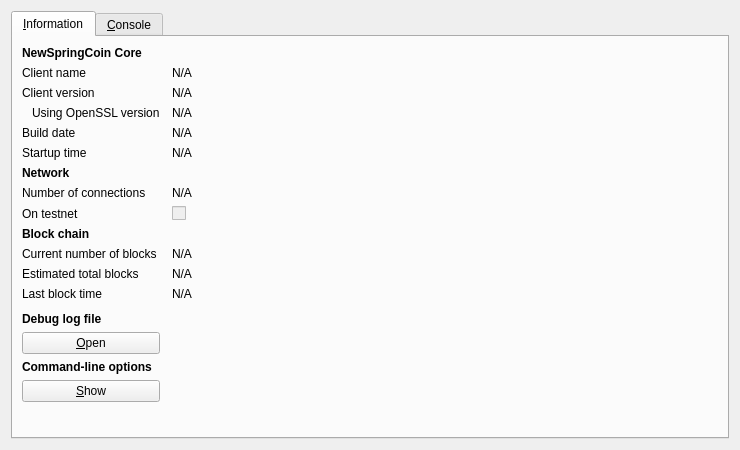
<?xml version="1.0" encoding="UTF-8"?>
<ui version="4.0">
 <class>RPCConsole</class>
 <widget class="QDialog" name="RPCConsole">
  <property name="geometry">
   <rect>
    <x>0</x>
    <y>0</y>
    <width>740</width>
    <height>450</height>
   </rect>
  </property>
  <property name="windowTitle">
   <string>NewSpringCoin - Debug window</string>
  </property>
  <layout class="QVBoxLayout" name="verticalLayout_2">
   <item>
    <widget class="QTabWidget" name="tabWidget">
     <property name="currentIndex">
      <number>0</number>
     </property>
     <widget class="QWidget" name="tab_info">
      <attribute name="title">
       <string>&amp;Information</string>
      </attribute>
      <layout class="QGridLayout" name="gridLayout" columnstretch="0,1">
       <property name="horizontalSpacing">
        <number>12</number>
       </property>
       <item row="0" column="0">
        <widget class="QLabel" name="label_9">
         <property name="font">
          <font>
           <weight>75</weight>
           <bold>true</bold>
          </font>
         </property>
         <property name="text">
          <string>NewSpringCoin Core</string>
         </property>
        </widget>
       </item>
       <item row="1" column="0">
        <widget class="QLabel" name="label_5">
         <property name="text">
          <string>Client name</string>
         </property>
        </widget>
       </item>
       <item row="1" column="1">
        <widget class="QLabel" name="clientName">
         <property name="cursor">
          <cursorShape>IBeamCursor</cursorShape>
         </property>
         <property name="text">
          <string>N/A</string>
         </property>
         <property name="textFormat">
          <enum>Qt::PlainText</enum>
         </property>
         <property name="textInteractionFlags">
          <set>Qt::LinksAccessibleByMouse|Qt::TextSelectableByKeyboard|Qt::TextSelectableByMouse</set>
         </property>
        </widget>
       </item>
       <item row="2" column="0">
        <widget class="QLabel" name="label_6">
         <property name="text">
          <string>Client version</string>
         </property>
        </widget>
       </item>
       <item row="2" column="1">
        <widget class="QLabel" name="clientVersion">
         <property name="cursor">
          <cursorShape>IBeamCursor</cursorShape>
         </property>
         <property name="text">
          <string>N/A</string>
         </property>
         <property name="textFormat">
          <enum>Qt::PlainText</enum>
         </property>
         <property name="textInteractionFlags">
          <set>Qt::LinksAccessibleByMouse|Qt::TextSelectableByKeyboard|Qt::TextSelectableByMouse</set>
         </property>
        </widget>
       </item>
       <item row="3" column="0">
        <widget class="QLabel" name="label_14">
         <property name="text">
          <string>Using OpenSSL version</string>
         </property>
         <property name="indent">
          <number>10</number>
         </property>
        </widget>
       </item>
       <item row="3" column="1">
        <widget class="QLabel" name="openSSLVersion">
         <property name="cursor">
          <cursorShape>IBeamCursor</cursorShape>
         </property>
         <property name="text">
          <string>N/A</string>
         </property>
         <property name="textFormat">
          <enum>Qt::PlainText</enum>
         </property>
         <property name="textInteractionFlags">
          <set>Qt::LinksAccessibleByMouse|Qt::TextSelectableByKeyboard|Qt::TextSelectableByMouse</set>
         </property>
        </widget>
       </item>
       <item row="4" column="0">
        <widget class="QLabel" name="label_12">
         <property name="text">
          <string>Build date</string>
         </property>
        </widget>
       </item>
       <item row="4" column="1">
        <widget class="QLabel" name="buildDate">
         <property name="cursor">
          <cursorShape>IBeamCursor</cursorShape>
         </property>
         <property name="text">
          <string>N/A</string>
         </property>
         <property name="textFormat">
          <enum>Qt::PlainText</enum>
         </property>
         <property name="textInteractionFlags">
          <set>Qt::LinksAccessibleByMouse|Qt::TextSelectableByKeyboard|Qt::TextSelectableByMouse</set>
         </property>
        </widget>
       </item>
       <item row="5" column="0">
        <widget class="QLabel" name="label_13">
         <property name="text">
          <string>Startup time</string>
         </property>
        </widget>
       </item>
       <item row="5" column="1">
        <widget class="QLabel" name="startupTime">
         <property name="cursor">
          <cursorShape>IBeamCursor</cursorShape>
         </property>
         <property name="text">
          <string>N/A</string>
         </property>
         <property name="textFormat">
          <enum>Qt::PlainText</enum>
         </property>
         <property name="textInteractionFlags">
          <set>Qt::LinksAccessibleByMouse|Qt::TextSelectableByKeyboard|Qt::TextSelectableByMouse</set>
         </property>
        </widget>
       </item>
       <item row="6" column="0">
        <widget class="QLabel" name="label_11">
         <property name="font">
          <font>
           <weight>75</weight>
           <bold>true</bold>
          </font>
         </property>
         <property name="text">
          <string>Network</string>
         </property>
        </widget>
       </item>
       <item row="7" column="0">
        <widget class="QLabel" name="label_7">
         <property name="text">
          <string>Number of connections</string>
         </property>
        </widget>
       </item>
       <item row="7" column="1">
        <widget class="QLabel" name="numberOfConnections">
         <property name="cursor">
          <cursorShape>IBeamCursor</cursorShape>
         </property>
         <property name="text">
          <string>N/A</string>
         </property>
         <property name="textFormat">
          <enum>Qt::PlainText</enum>
         </property>
         <property name="textInteractionFlags">
          <set>Qt::LinksAccessibleByMouse|Qt::TextSelectableByKeyboard|Qt::TextSelectableByMouse</set>
         </property>
        </widget>
       </item>
       <item row="8" column="0">
        <widget class="QLabel" name="label_8">
         <property name="text">
          <string>On testnet</string>
         </property>
        </widget>
       </item>
       <item row="8" column="1">
        <widget class="QCheckBox" name="isTestNet">
         <property name="enabled">
          <bool>false</bool>
         </property>
         <property name="text">
          <string/>
         </property>
        </widget>
       </item>
       <item row="9" column="0">
        <widget class="QLabel" name="label_10">
         <property name="font">
          <font>
           <weight>75</weight>
           <bold>true</bold>
          </font>
         </property>
         <property name="text">
          <string>Block chain</string>
         </property>
        </widget>
       </item>
       <item row="10" column="0">
        <widget class="QLabel" name="label_3">
         <property name="text">
          <string>Current number of blocks</string>
         </property>
        </widget>
       </item>
       <item row="10" column="1">
        <widget class="QLabel" name="numberOfBlocks">
         <property name="cursor">
          <cursorShape>IBeamCursor</cursorShape>
         </property>
         <property name="text">
          <string>N/A</string>
         </property>
         <property name="textFormat">
          <enum>Qt::PlainText</enum>
         </property>
         <property name="textInteractionFlags">
          <set>Qt::LinksAccessibleByMouse|Qt::TextSelectableByKeyboard|Qt::TextSelectableByMouse</set>
         </property>
        </widget>
       </item>
       <item row="11" column="0">
        <widget class="QLabel" name="label_4">
         <property name="text">
          <string>Estimated total blocks</string>
         </property>
        </widget>
       </item>
       <item row="11" column="1">
        <widget class="QLabel" name="totalBlocks">
         <property name="cursor">
          <cursorShape>IBeamCursor</cursorShape>
         </property>
         <property name="text">
          <string>N/A</string>
         </property>
         <property name="textFormat">
          <enum>Qt::PlainText</enum>
         </property>
         <property name="textInteractionFlags">
          <set>Qt::LinksAccessibleByMouse|Qt::TextSelectableByKeyboard|Qt::TextSelectableByMouse</set>
         </property>
        </widget>
       </item>
       <item row="12" column="0">
        <widget class="QLabel" name="label_2">
         <property name="text">
          <string>Last block time</string>
         </property>
        </widget>
       </item>
       <item row="12" column="1">
        <widget class="QLabel" name="lastBlockTime">
         <property name="cursor">
          <cursorShape>IBeamCursor</cursorShape>
         </property>
         <property name="text">
          <string>N/A</string>
         </property>
         <property name="textFormat">
          <enum>Qt::PlainText</enum>
         </property>
         <property name="textInteractionFlags">
          <set>Qt::LinksAccessibleByMouse|Qt::TextSelectableByKeyboard|Qt::TextSelectableByMouse</set>
         </property>
        </widget>
       </item>
       <item row="13" column="0">
        <spacer name="verticalSpacer_2">
         <property name="orientation">
          <enum>Qt::Vertical</enum>
         </property>
         <property name="sizeHint" stdset="0">
          <size>
           <width>20</width>
           <height>20</height>
          </size>
         </property>
        </spacer>
       </item>
       <item row="14" column="0">
        <widget class="QLabel" name="labelDebugLogfile">
         <property name="font">
          <font>
           <weight>75</weight>
           <bold>true</bold>
          </font>
         </property>
         <property name="text">
          <string>Debug log file</string>
         </property>
        </widget>
       </item>
       <item row="15" column="0">
        <widget class="QPushButton" name="openDebugLogfileButton">
         <property name="toolTip">
          <string>Open the NewSpringCoin debug log file from the current data directory. This can take a few seconds for large log files.</string>
         </property>
         <property name="text">
          <string>&amp;Open</string>
         </property>
         <property name="autoDefault">
          <bool>false</bool>
         </property>
        </widget>
       </item>
       <item row="16" column="0">
        <widget class="QLabel" name="labelCLOptions">
         <property name="font">
          <font>
           <weight>75</weight>
           <bold>true</bold>
          </font>
         </property>
         <property name="text">
          <string>Command-line options</string>
         </property>
        </widget>
       </item>
       <item row="17" column="0">
        <widget class="QPushButton" name="showCLOptionsButton">
         <property name="toolTip">
          <string>Show the NewSpringCoin-Qt help message to get a list with possible NewSpringCoin command-line options.</string>
         </property>
         <property name="text">
          <string>&amp;Show</string>
         </property>
         <property name="autoDefault">
          <bool>false</bool>
         </property>
        </widget>
       </item>
       <item row="18" column="0">
        <spacer name="verticalSpacer">
         <property name="orientation">
          <enum>Qt::Vertical</enum>
         </property>
         <property name="sizeHint" stdset="0">
          <size>
           <width>20</width>
           <height>40</height>
          </size>
         </property>
        </spacer>
       </item>
      </layout>
     </widget>
     <widget class="QWidget" name="tab_console">
      <attribute name="title">
       <string>&amp;Console</string>
      </attribute>
      <layout class="QVBoxLayout" name="verticalLayout_3">
       <property name="spacing">
        <number>3</number>
       </property>
       <item>
        <widget class="QTextEdit" name="messagesWidget">
         <property name="minimumSize">
          <size>
           <width>0</width>
           <height>100</height>
          </size>
         </property>
         <property name="readOnly">
          <bool>true</bool>
         </property>
         <property name="tabKeyNavigation" stdset="0">
          <bool>false</bool>
         </property>
         <property name="columnCount" stdset="0">
          <number>2</number>
         </property>
        </widget>
       </item>
       <item>
        <layout class="QHBoxLayout" name="horizontalLayout">
         <property name="spacing">
          <number>3</number>
         </property>
         <item>
          <widget class="QLabel" name="label">
           <property name="text">
            <string notr="true">&gt;</string>
           </property>
          </widget>
         </item>
         <item>
          <widget class="QLineEdit" name="lineEdit"/>
         </item>
         <item>
          <widget class="QPushButton" name="clearButton">
           <property name="maximumSize">
            <size>
             <width>24</width>
             <height>24</height>
            </size>
           </property>
           <property name="toolTip">
            <string>Clear console</string>
           </property>
           <property name="text">
            <string/>
           </property>
           <property name="icon">
            <iconset resource="../bitcoin.qrc">
             <normaloff>:/icons/remove</normaloff>:/icons/remove</iconset>
           </property>
           <property name="shortcut">
            <string notr="true">Ctrl+L</string>
           </property>
           <property name="autoDefault">
            <bool>false</bool>
           </property>
          </widget>
         </item>
        </layout>
       </item>
      </layout>
     </widget>
    </widget>
   </item>
  </layout>
 </widget>
 <resources>
  <include location="../bitcoin.qrc"/>
 </resources>
 <connections/>
</ui>
